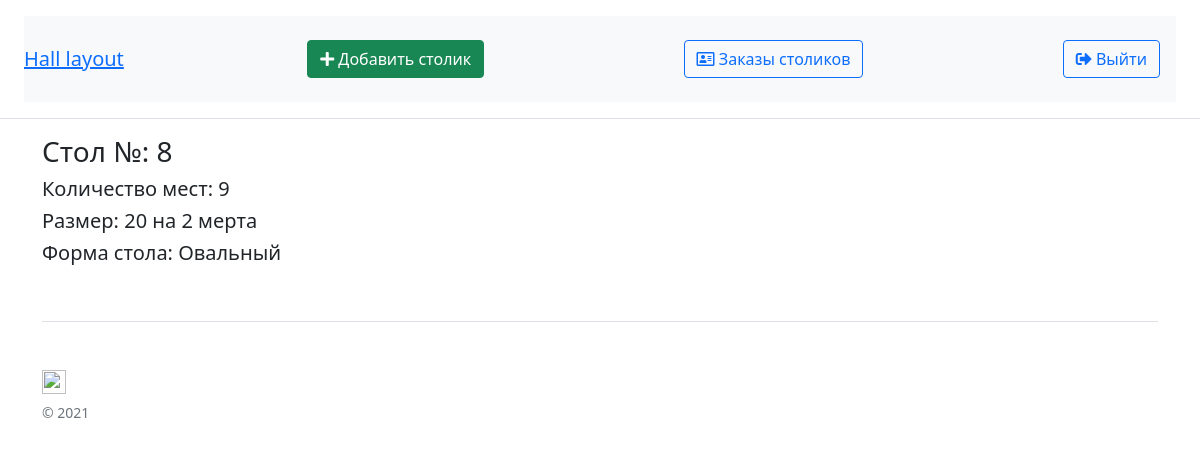
The app's page /orders/1 (signed in) with its own data.
### app.py (models this page shows)
class Order_Tables(db.Model):
    id = db.Column(db.Integer, primary_key=True)
    order_id = db.Column(db.Integer, db.ForeignKey('order.id'))
    table_id = db.Column(db.Integer, db.ForeignKey('tables.id'))
    quantity = db.Column(db.Integer)

class Tables(db.Model):
    id = db.Column(db.Integer, primary_key=True)
    number_t = db.Column(db.Integer)
    quantity_chairs = db.Column(db.Integer)
    with_tab = db.Column(db.String(100), nullable=True)
    height_tab = db.Column(db.String(100), nullable=True)
    margin_top = db.Column(db.Integer)
    margin_left = db.Column(db.Integer)
    rotate = db.Column(db.Integer)
    so = db.Column(db.String(50), nullable=True)
    order = db.relationship('Order_Tables', backref='table', lazy=True)
    datechek = db.Column(db.String(100), nullable=True)

### app.py (the view)
@app.route('/orders/<order_id>', methods=['GET', 'POST'])
@login_required
def order(order_id):
    order = Order.query.filter_by(id=int(order_id)).first()
    return render_template('order-view.html', order=order)

### templates/order-view.html (shortened to what this page needs)
{% extends "base.html" %}
{% block content %}
<div class="row">
<div class="col-lg-3">
{% for item in order.items %}
     <h3>Стол №: {{ item.table.number_t }}</h3>
    <h5>Количество мест: {{ item.table.quantity_chairs }}</h5>
    <h5>Размер: {{ item.table.with_tab }} на {{ item.table.height_tab }} мерта</h5>
    <h5>Форма стола: {% if item.table.so == 'square'%}Прямоугольный{% else %}Овальный{% endif %}</h5>
{% endfor %}
</div>
</div>
{% endblock %}

### records on screen
Order_Tables: table.number_t "8", table.quantity_chairs "9", table.with_tab "20", table.height_tab "2"
